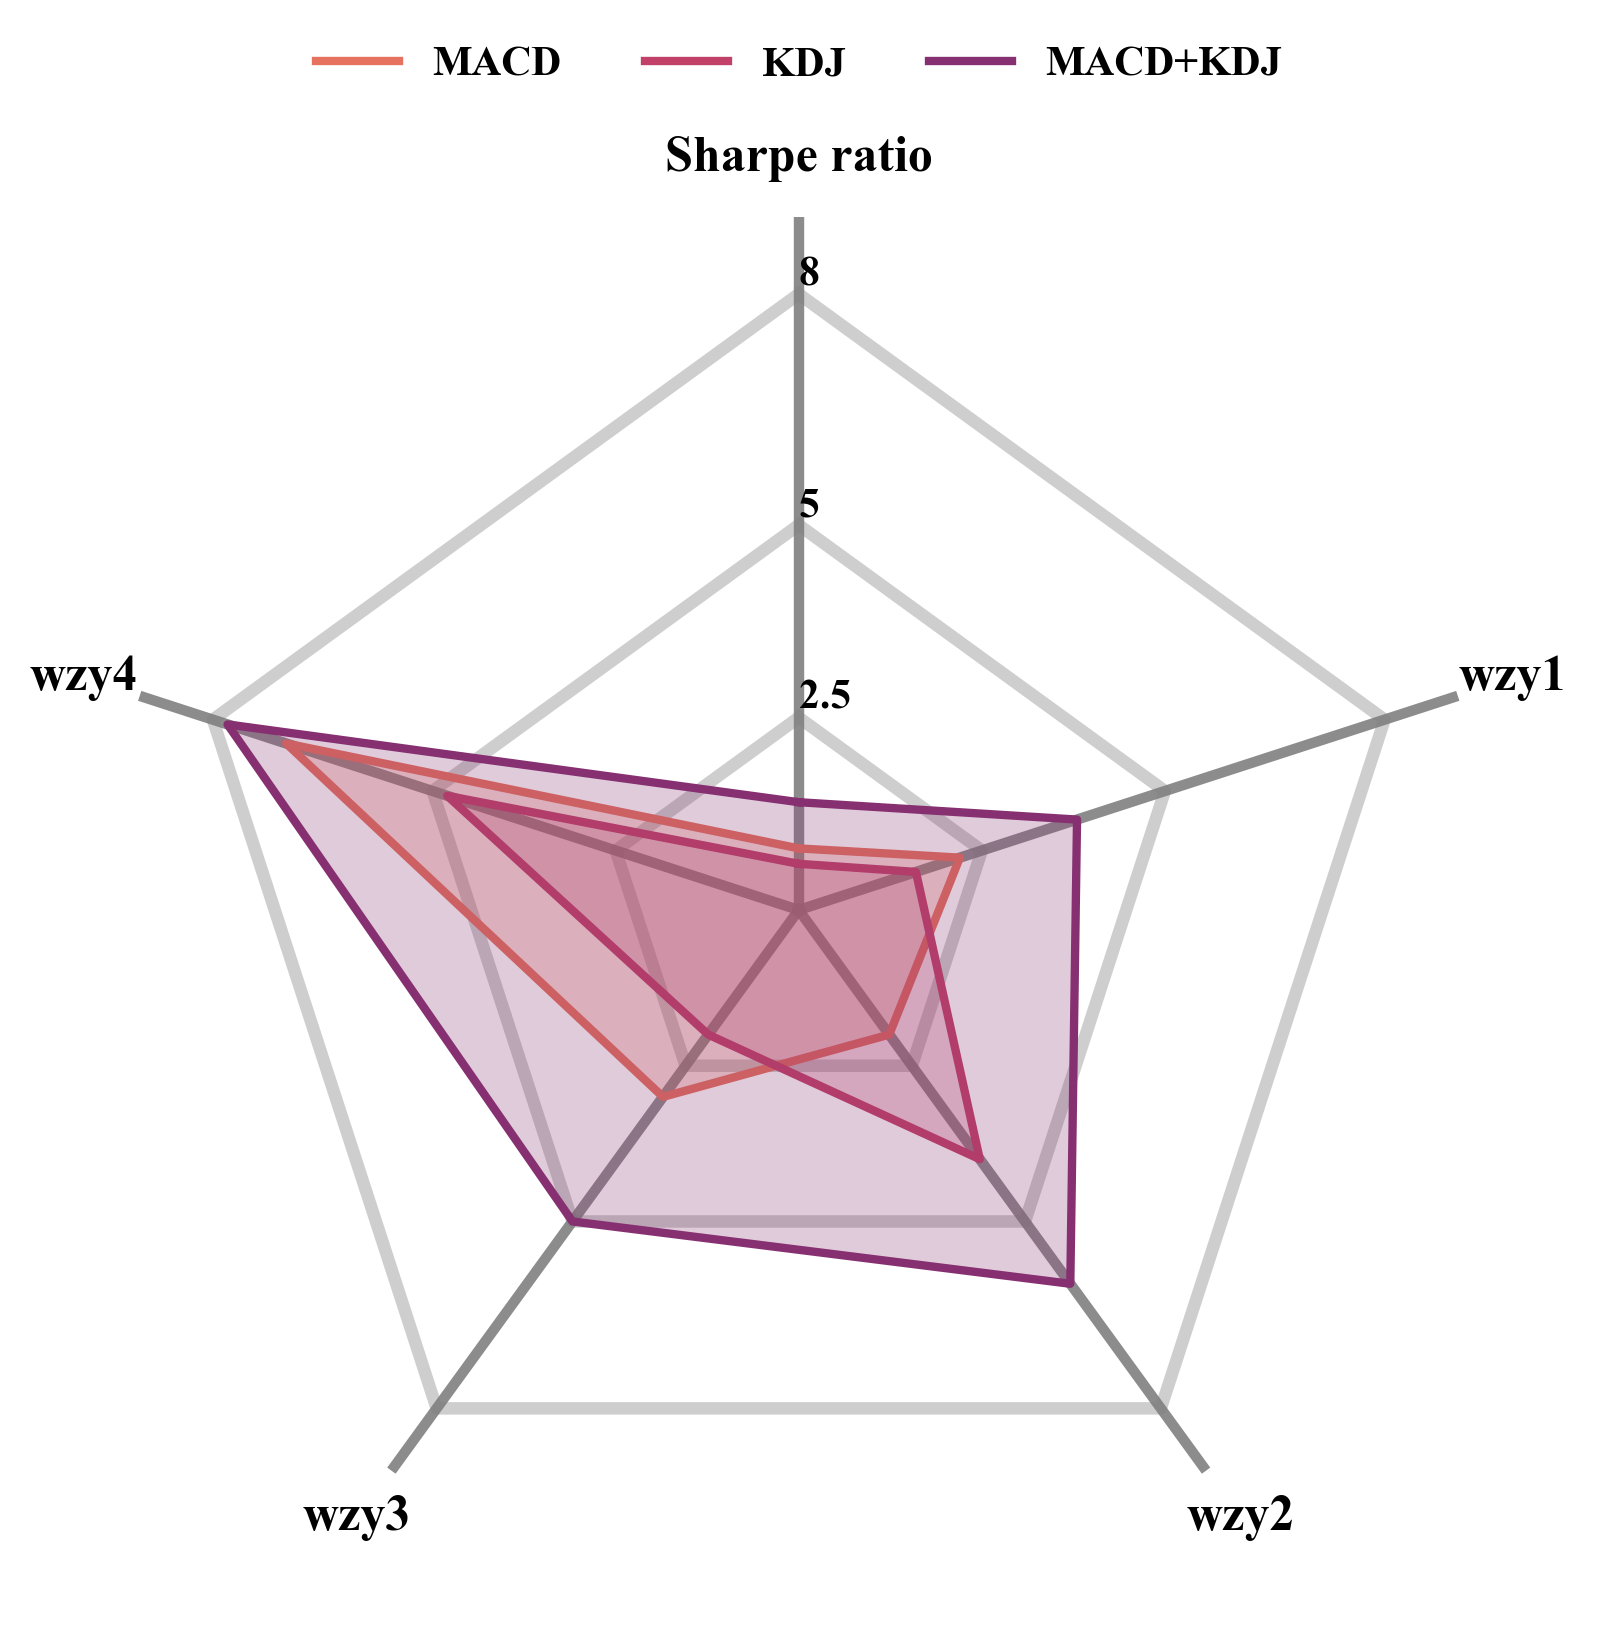

This chart was generated by the following Python code:
import matplotlib.pyplot as plt
import numpy as np
import pandas as pd
import seaborn as sns

# 1. 设置字体为 Times New Roman
plt.rcParams['font.family'] = 'serif'
plt.rcParams['font.serif'] = ['Times New Roman']

# 2. 设置全局字体加粗
plt.rcParams['font.weight'] = 'bold'        # 全局文字加粗
plt.rcParams['axes.labelweight'] = 'bold'   # 坐标轴标签加粗

# 3. 解决负号显示问题
plt.rcParams['axes.unicode_minus'] = False

# 1. 准备数据
data = {
    'Metric': ['Sharpe ratio', 'wzy1', 'wzy2', 'wzy3', 'wzy4'],
    'MACD': [0.8, 2.2, 2.0, 3.0, 7.0],
    'KDJ': [0.6, 1.6, 4.0, 2.0, 4.8],
    'MACD+KDJ': [1.4, 3.8, 6.0, 5.0, 7.8]
}

df = pd.DataFrame(data)

# 2. 设置绘图参数
categories = list(df['Metric'])
N = len(categories)
# 计算角度
angles = np.linspace(0, 2 * np.pi, N, endpoint=False).tolist()
angles += angles[:1]

# 3. 设置配色
colors = sns.color_palette("flare", n_colors=3)
"""
推荐几个科研常用的色板名（直接替换）：
"mako"：冷色调（深蓝到青色），非常高端，适合严肃的图表。
"rocket"：暖色调（深紫到亮橙），非常有冲击力。
"flare"：比较淡雅的红紫色。
"crest"：比较清新的蓝绿色。
"Spectral"：红橙黄绿蓝紫全光谱（区分度很高）。
"Set2" 或 "Pastel1"：低饱和度的莫兰迪色系（如果不喜欢太刺眼的颜色）。
"""
# 4. 初始化绘图
fig, ax = plt.subplots(figsize=(6, 6), subplot_kw=dict(polar=True))

# 设置起始角度和方向
ax.set_theta_offset(np.pi / 2)
ax.set_theta_direction(-1)

# A. 关闭默认的圆形网格和边界
ax.spines['polar'].set_visible(False) # 去掉最外圈圆
ax.yaxis.grid(False) # 去掉默认的圆形刻度网格
ax.xaxis.grid(True, color='grey', linestyle='solid', linewidth=2.5, alpha=0.9) # 保留放射状的轴线

# B. 手动绘制多边形网格线 (关键步骤)
# 定义你想要显示的刻度值
grid_levels = [2.5, 5, 8]

for level in grid_levels:
    # 创建一个这一层级数值的列表，长度需和 angles 一致以闭合
    grid_values = [level] * len(angles)
    # 绘制多边形线条 (zorder=0 确保在最底层)
    ax.plot(angles, grid_values, color='grey', linestyle='solid', linewidth=3, alpha=0.38, zorder=0)

# 5. 绘制每一列的数据
labels = ['MACD', 'KDJ', 'MACD+KDJ']

for idx, label in enumerate(labels):
    values = df[label].tolist()
    values += values[:1]  # 闭合数据环

    # 绘制线条 (zorder=10 确保在线条之上)
    ax.plot(angles, values, color=colors[idx], linewidth=2, linestyle='solid', label=label, zorder=10)
    # 填充颜色
    ax.fill(angles, values, color=colors[idx], alpha=0.25, zorder=10)

# 6. 添加标签和刻度
# 添加 x 轴标签 (维度名称)
ax.set_xticks(angles[:-1])
ax.set_xticklabels(categories, size=12)

# 添加 y 轴刻度 (数字) --放射线范围
plt.ylim(0, 9) # 设置数据范围

# 设置显示的刻度值
ax.set_yticks(grid_levels)
# 设置刻度标签文字，颜色设为黑色(black)以确保清晰
ax.set_yticklabels([str(i) for i in grid_levels], color="black", size=10)

# 【关键】设置刻度标签显示的角度位置
# 0 表示显示在最右侧的水平轴上，你可以改成 angles[0] 让它显示在第一根轴上
ax.set_rlabel_position(0)

# 确保 y 轴标签可见
ax.tick_params(axis='y', labelsize=10, labelcolor='black')

# 7. 添加图例和标题
plt.legend(loc='upper center', bbox_to_anchor=(0.5, 1.15), frameon=False, ncol=3)
"""
右上角（默认）： loc='upper right'
左上角： loc='upper left'
右下角： loc='lower right'
左下角： loc='lower left'
正中间： loc='center'
右侧中间： loc='center right'
"""
# 8. 保存图片
plt.savefig('01.png', dpi=300, bbox_inches='tight')
plt.savefig('01.pdf', bbox_inches='tight')

# 显示图片
plt.show()

print("图表已生成并保存")
